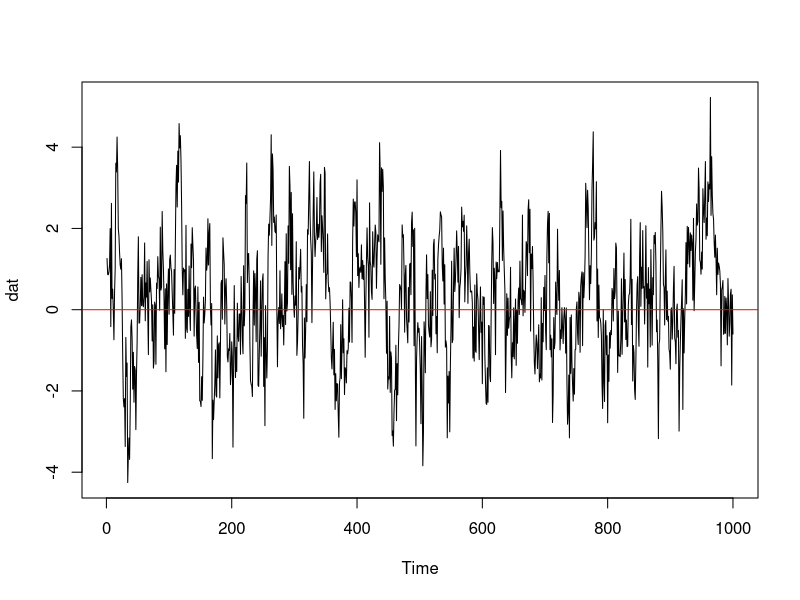
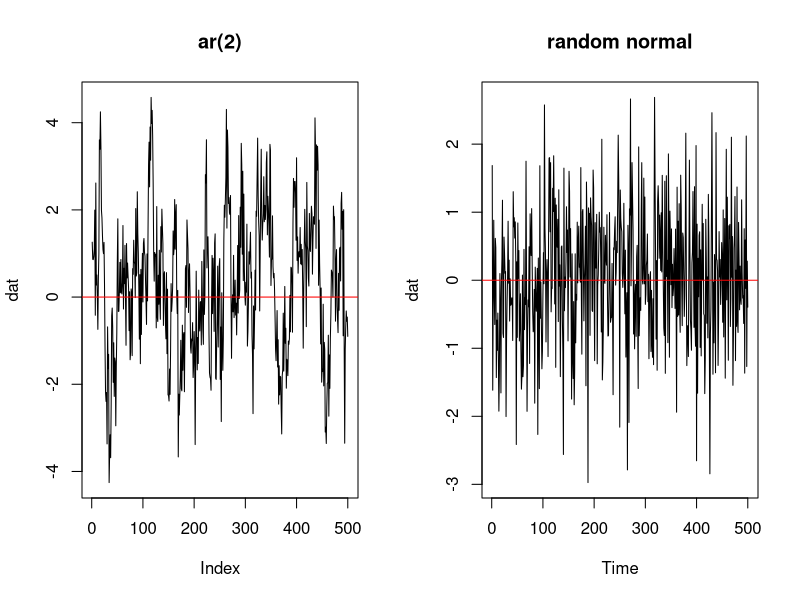
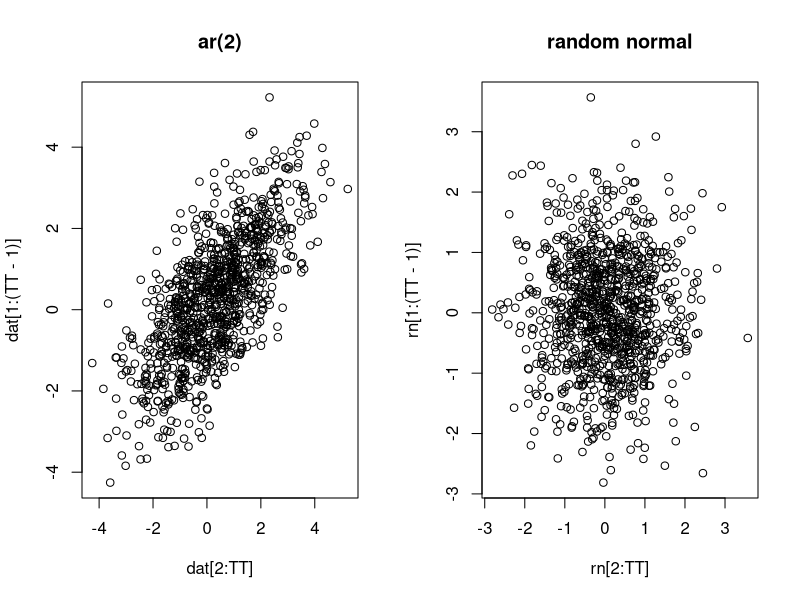
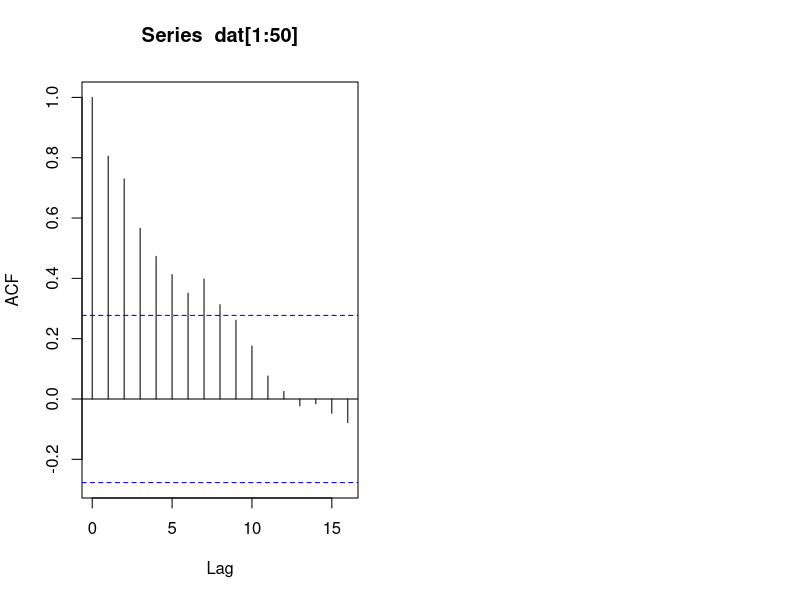
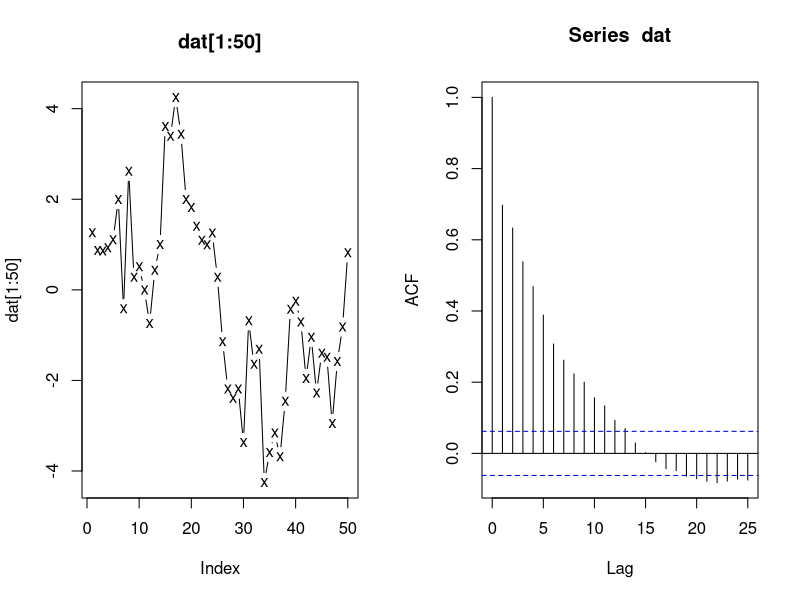
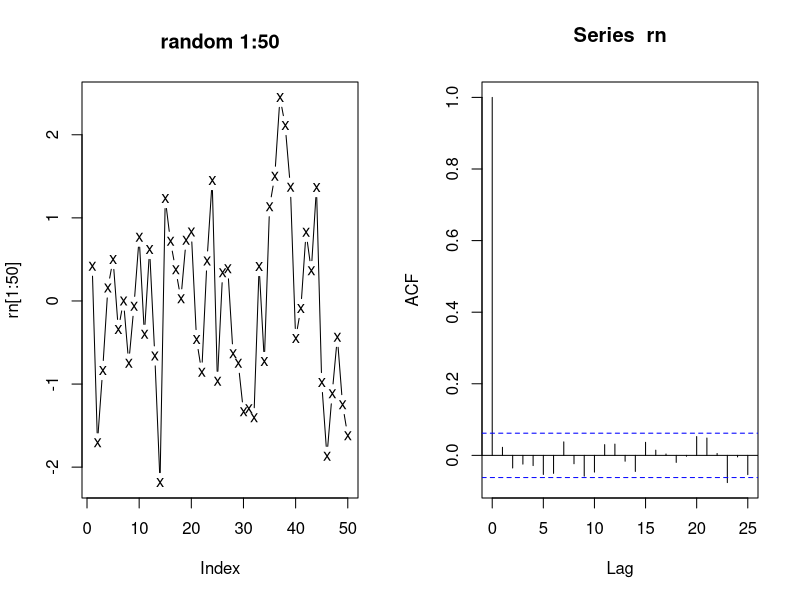
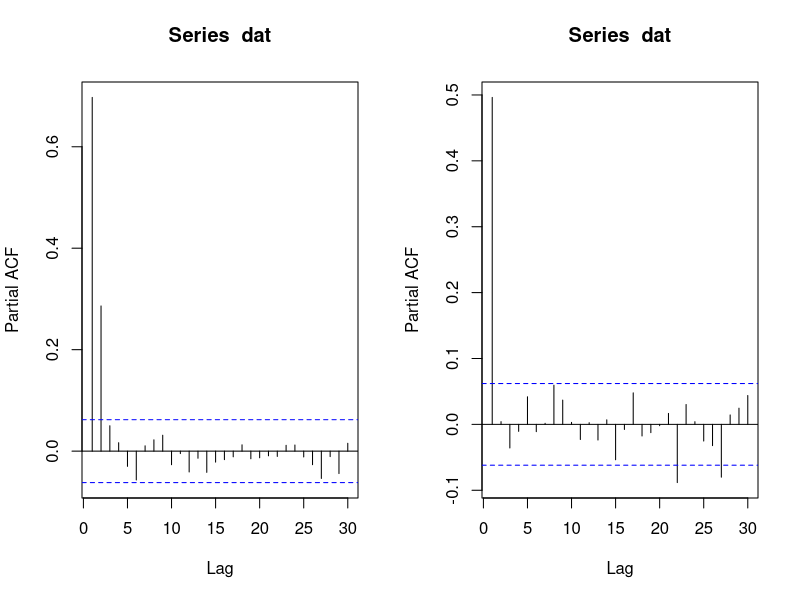

The R script that drew these images, in order:
## ---- chunk 1
dat = arima.sim(n=1000, model=list(ar=c(.5,.3)))
plot(dat)
abline(h=0, col="red")
## ---- chunk 2
par(mfrow=c(1,2))
plot(dat[1:500],type="l",ylab="dat")
abline(h=0, col="red")
title("ar(2)")
plot(rnorm(length(dat))[1:500],type="l",ylab="dat",xlab="Time")
abline(h=0, col="red")
title("random normal")
## ---- chunk 3
par(mfrow=c(1,2))
TT=length(dat)
plot(dat[2:TT],dat[1:(TT-1)],type="p")
title("ar(2)")
rn=rnorm(length(dat))
plot(rn[2:TT],rn[1:(TT-1)],type="p")
title("random normal")
## ---- chunk 4
acf(dat[1:50])
## ---- chunk 5
cor(dat[2:TT], dat[1:(TT-1)])
cor(dat[11:TT], dat[1:(TT-10)])
## ---- chunk 6
par(mfrow=c(1,2))
plot(dat[1:50], type="b", pch="x")
title("dat[1:50]")
acf(dat,lag.max=25)
## ---- chunk 7
rn <- rnorm(TT)
par(mfrow=c(1,2))
plot(rn[1:50], type="b", pch="x")
title("random 1:50")
acf(rn,lag.max=25)
## ---- chunk 8
pacf(dat)
## ---- chunk 9
dat <- arima.sim(TT, model=list(ar=c(.5)))
pacf(dat)
